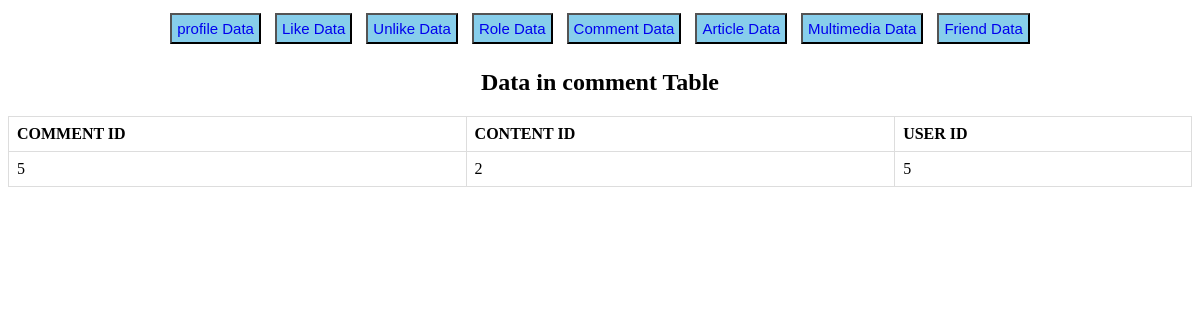
/commenttable.php, run on the app's committed database.
### tables this page shows
CREATE TABLE `comment` (
  `cid` int(11) NOT NULL,
  `contentid` int(11) DEFAULT NULL,
  `userid` int(11) DEFAULT NULL
);

### commenttable.php (the view, shortened to what this page needs)
<?php
$servername = "localhost";
$username = "root";
$password = "";
$dbname = "bityeartwo2024!";
$conn = new mysqli($servername, $username, $password, $dbname);
$sql = "SELECT * FROM comment";
$result = $conn->query($sql);
?>
<!DOCTYPE html>
<html lang="en">
<head>
</head>
<body>
<center><div>
<button><a href="profiletable.php">profile Data</a></button>
<button><a href="liketable.php">Like Data</a></button>
<button><a href="unliketable.php">Unlike Data</a></button>
<button><a href="roletable.php">Role Data</a></button>
<button><a href="commenttable.php">Comment Data</a></button>
<button><a href="articletable.php">Article Data</a></button>
<button><a href="multimediatable.php">Multimedia Data</a></button>
<button><a href="friendtable.php">Friend Data</a></button>
</div></center>
<center><h2>Data in comment Table</h2></center>
<table>
    <tr>
    <th>COMMENT ID</th>
    <th>CONTENT ID</th>
    <th>USER ID</th>
    </tr>
    <?php
    if ($result->num_rows > 0) {
        while($row = $result->fetch_assoc()) {
            echo "<tr>";
            echo "<td>".$row["cid"]."</td>";
             echo "<td>".$row["contentid"]."</td>";
            echo "<td>".$row["userid"]."</td>";
            echo "</tr>";
        }
    } else {
        echo "0 results";
    }
    ?>
</table>
</body>
</html>

### commenttable.php (style rules this page uses)
table { border-collapse: collapse; width: 100%; }
th, td { border: 1px solid #dddddd; text-align: left; padding: 8px; }
button { background-color: skyblue; color: white; font-size: 15px; padding: 5px; margin: 5px; }
button a { text-decoration: none; }

### data on the page
comment: cid "5", contentid "2", userid "5"
